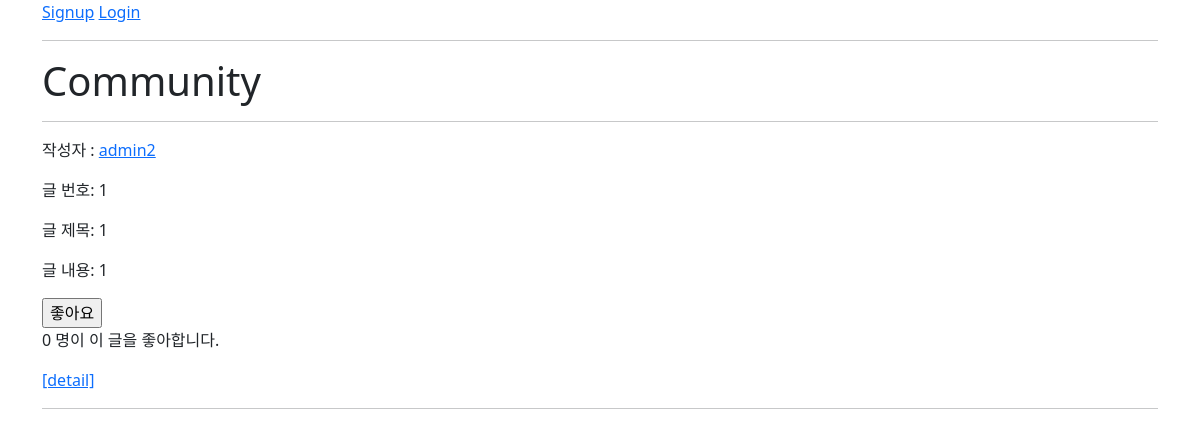
/community/, run on an earlier commit of the app's database.
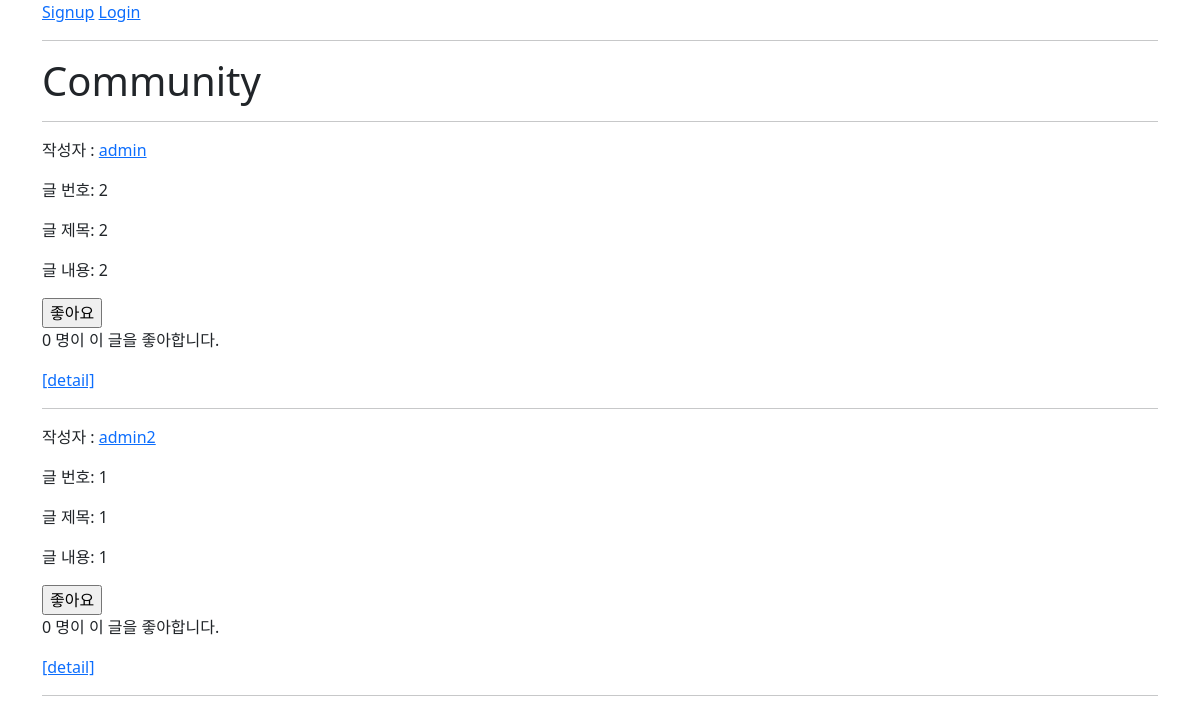
And on a later commit of the database.
### community/models.py (models this page shows)
class Review(models.Model):
    title = models.CharField(max_length=100)
    movie_title = models.CharField(max_length=50)
    rank = models.IntegerField()
    content = models.TextField()
    created_at = models.DateTimeField(auto_now_add=True)
    updated_at = models.DateTimeField(auto_now=True)
    user = models.ForeignKey(
        settings.AUTH_USER_MODEL, on_delete=models.CASCADE
    )
    like_users = models.ManyToManyField(
        settings.AUTH_USER_MODEL, related_name='like_reviews'
    )

### accounts/models.py (models this page shows)
class User(AbstractUser):
    followings = models.ManyToManyField('self', symmetrical=False, related_name='followers')

### community/views.py (the view)
# urls.py: path('', views.index, name='index'),
@require_safe
def index(request):
    reviews = Review.objects.order_by('-pk')
    context = {
        'reviews': reviews,
    }
    return render(request, 'community/index.html', context)

### community/templates/community/index.html (shortened to what this page needs)
{% extends 'base.html' %}
{% block content %}
  <h1>Community</h1>
  <hr>
  <article class="review-container">
    {% for review in reviews %}
      <p>작성자 : <a href="{% url 'accounts:profile' review.user.username %}">{{ review.user }}</a></p>
      <p>글 번호: {{ review.pk }}</p>
      <p>글 제목: {{ review.title }}</p>
      <p>글 내용: {{ review.content }}</p>
      <form data-review-id="{{ review.pk }}">
        {% if request.user in review.like_users.all %}
          <input type="submit" value="좋아요 취소" id="like-{{ review.pk }}">
        {% else %}
          <input type="submit" value="좋아요" id="like-{{ review.pk }}">
        {% endif %}
      </form>
      <p>
        <span id="like_users_count">{{ review.like_users.all|length }}</span> 명이 이 글을 좋아합니다.
      </p>
      <a href="{% url 'community:detail' review.pk %}">[detail]</a>
      <hr>
    {% endfor %}
  </article>
{% endblock %}

### templates/base.html (shortened to what this page needs)
<!DOCTYPE html>
<html lang="en">
<head>
  <link href="https://cdn.jsdelivr.net/npm/bootstrap@5.3.3/dist/css/bootstrap.min.css" rel="stylesheet">  <title>Document</title>
</head>
<body>
  <div class="container">
    <nav>
      {% if user.is_authenticated %}
        <h3>Hello, {{ user.username }}</h3>
        <a href="{% url 'accounts:profile' user.username %}">내 프로필</a>
        <form action="{% url 'accounts:logout' %}" method="POST">
          {% csrf_token %}
          <input type="submit" value="Logout">
        </form>
        <a href="{% url 'movies:index'%}">Movie</a>
        <a href="{% url 'community:index'%}">Community</a>
        <a href="{% url 'community:create'%}">New Review</a>
      {% else %}
        <a href="{% url 'accounts:signup' %}">Signup</a>
        <a href="{% url 'accounts:login' %}">Login</a>
      {% endif %}
    </nav>
    <hr>
    {% block content %}
    {% endblock content %}
  </div>
</body>
</html>

What changed in the data, as far as the page shows it:
added Review: user "admin", pk "2", title "2", content "2", like_users.all|length "0"
